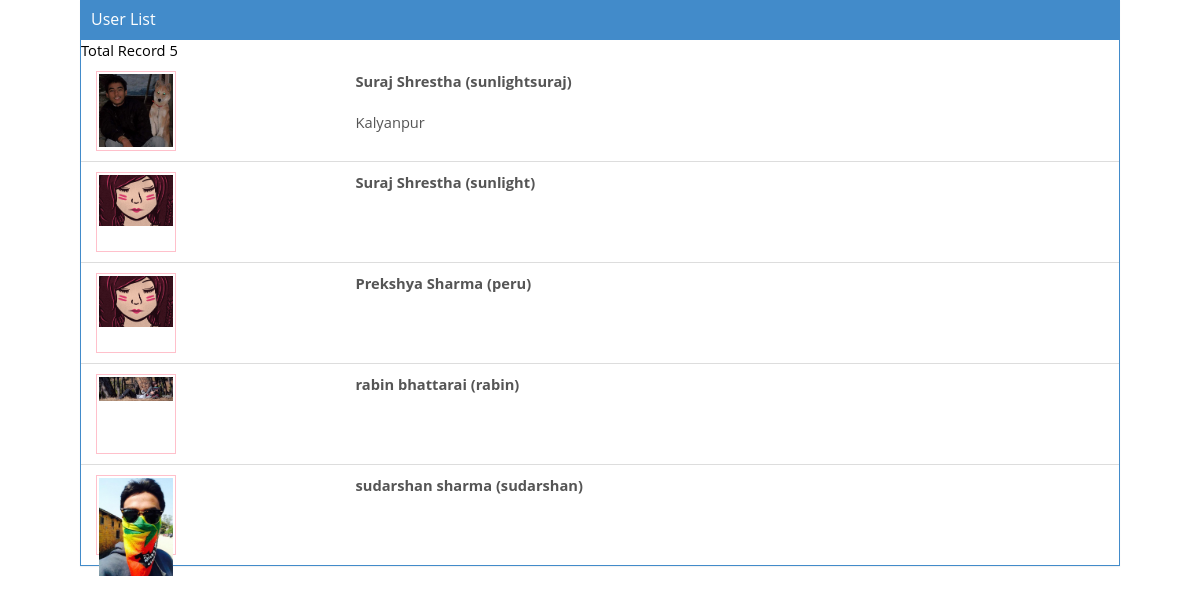
/user_all.php, run on the app's committed database.
### tables this page shows
CREATE TABLE IF NOT EXISTS `user` (
`userid` bigint(11) NOT NULL,
  `fname` varchar(50) NOT NULL,
  `mname` varchar(50) NOT NULL,
  `lname` varchar(50) NOT NULL,
  `useraddress` varchar(50) NOT NULL,
  `userphone` varchar(50) NOT NULL,
  `useremail` varchar(50) NOT NULL,
  `gender` varchar(50) NOT NULL,
  `dob` varchar(50) NOT NULL,
  `p_photo` varchar(255) NOT NULL,
  `c_photo` varchar(255) NOT NULL,
  `bloodgroup` varchar(10) NOT NULL,
  `username` varchar(50) NOT NULL,
  `password` varchar(50) NOT NULL,
  `dor` varchar(50) NOT NULL,
  `online` int(5) NOT NULL
);

### user_all_list.php (the view, shortened to what this page needs)
<?php
global $conn;
?>
<?php
$per_page = 20;
$page = 1;
$pages_qry = $conn->query("select count(userid) from user");
if($pages_qry){
    $row = $pages_qry->fetch_array();
    if($row[0]>0){
        if(isset($_POST['page'])){
            $page = $_POST['page'];
            setcookie('all_page1',$page, time()+300);
        }else if(isset($_COOKIE['all_page1'])){
            $page = $_COOKIE['all_page1'];
        }else{
            $page = 1;
        }
        $start = (($page-1)*$per_page);
        $sql = "select *from user limit $start,$per_page";
        $qry = $conn->query($sql);
        if($qry){
            if($qry->num_rows) {
                print'Total Record ' . mysql_result($pages_qry, 0);
                while ($row = $qry->fetch_array()) {
                    $fname = $row['fname'];
                    $name = $row['fname'] . ' ' . $row['mname'] . ' ' . $row['lname'];
                    $address = $row['useraddress'];
                    $p_photo = $row['p_photo'];
                    $username = $row['username'];
                    echo "<a href='#' class='list-group-item' onclick='userinfo(\"user_info.php\",{uid: \"$username\"},\"#user_list\",event)'>
                            <div class='row'>
                                <div class='col-sm-3 col-md-3'>
                                    <div style='width: 80px;height: 80px;border: 1px solid pink;padding: 2px'>
                                        <img src='$p_photo' class='img-responsive' alt='$fname'>
                                    </div>
                                </div>
                                <div class='col-sm-9 col-md-9'>
                                    <div class='row'>
                                        <div class='col-sm-12 col-md-12'>
                                            <b>$name ($username)</b>
                                        </div>
                                    </div><br>
                                    <div class='row'>
                                        <div class='col-sm-12 col-md-12'>
                                            $address
                                        </div>
                                    </div>
                                </div>
                            </div>
                        </a>";
                }
            }
        }else{
            echo $conn->error;
        }
    }else{
        echo 'No data';
    }
}else{
    echo $conn->error;
}
?>

### user_all.php (shortened to what this page needs)
<!DOCTYPE html>
<html lang="en">
<head>
    <?php
    include('head.php');
    ?>
</head>
<body>
<div class="container">
    <div class="body-wrapper" id="user_list">
        <div class="panel panel-primary">
            <div class="panel-heading">
                <h4 class="panel-title">
                    User List
                </h4>
            </div>
            <div class="list-group" id="user-tab">
                <?php
                include('user_all_list.php');
                ?>
            </div>
        </div>
    </div>
</div>
</body>
</html>

### head.php (shortened to what this page needs)
<link href="css/bootstrap.min.css" rel="stylesheet">

### data on the page
user: p_photo (picture), name "Suraj Shrestha", username "sunlightsuraj", useraddress "Kalyanpur"
user: p_photo (picture), name "Suraj Shrestha", username "sunlight"
user: p_photo (picture), name "Prekshya Sharma", username "peru"
user: p_photo+fname (picture), name "rabin bhattarai", username "rabin"
user: p_photo+fname (picture), name "sudarshan sharma", username "sudarshan"

### other printed values
mysql_result($pages_qry, 0) "5"
